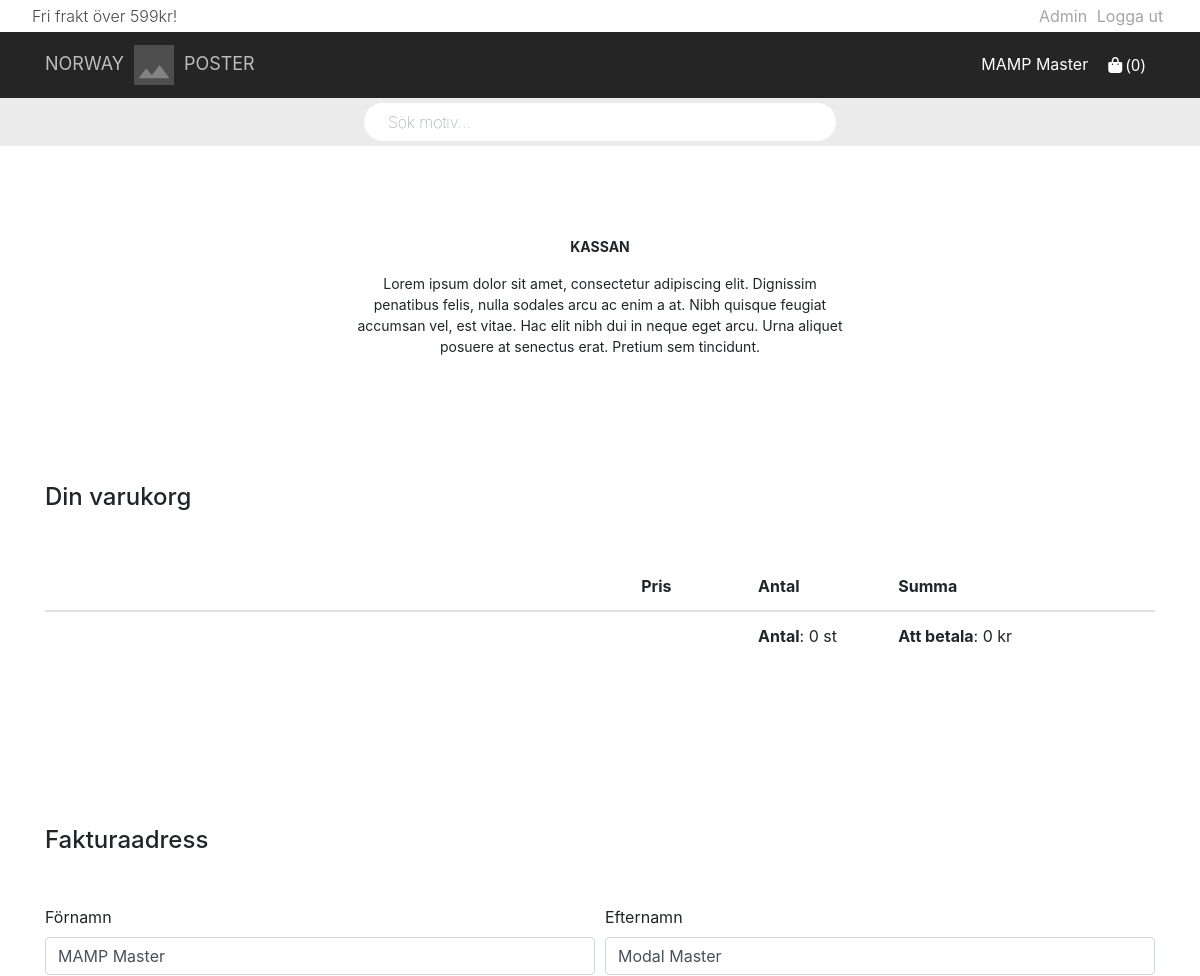
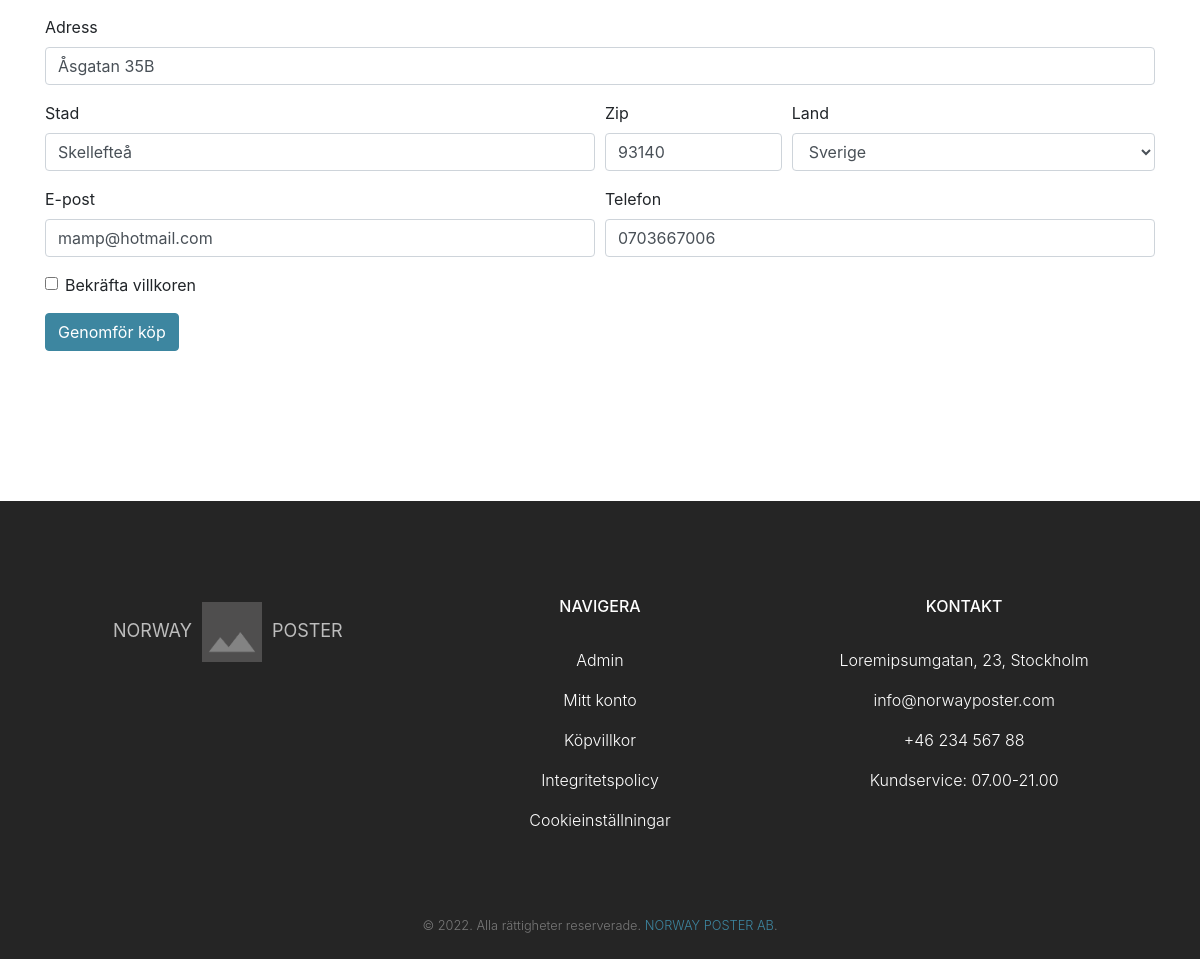
Screenshot of /public/cart/checkout.php (signed in) with the database file from the repository (2 pictures, top to bottom).
### tables this page shows
CREATE TABLE `users` (
  `id` int(11) NOT NULL,
  `first_name` varchar(60) NOT NULL,
  `last_name` varchar(60) NOT NULL,
  `email` varchar(150) NOT NULL,
  `password` varchar(60) NOT NULL,
  `phone` varchar(60) NOT NULL,
  `street` varchar(255) NOT NULL,
  `postal_code` varchar(255) NOT NULL,
  `city` varchar(90) NOT NULL,
  `country` varchar(90) NOT NULL,
  `create_date` timestamp NOT NULL DEFAULT CURRENT_TIMESTAMP
);

### src/config.php (called while the page is built, shortened)
<?php
require(SRC_PATH . '/dbconnect.php');
require(SRC_PATH . '/app/CrudOperations.php');
$userDbHandler = new UserDbHandler($pdo);

### src/app/CrudOperations.php (called while the page is built, shortened)
<?php
class UserDbHandler
{
    public function __construct($pdo)
    {
        $this->pdo = $pdo;
    }
    public function fetchUserByEmail($email)
    {
        $sql = "
        SELECT * FROM users
        WHERE email = :email
        ";
        $stmt = $this->pdo->prepare($sql);
        $stmt->bindParam(':email', $email);
        $stmt->execute();
        return $stmt->fetch();
    }
}

### public/cart/checkout.php (the view, shortened to what this page needs)
<?php
require('../../src/config.php');
?>
<?php include('../layout/header.php'); ?>
<div class="container">
  <div class="row">
    <div class="info">
      <p><b>KASSAN</b></p>
      <p>Lorem ipsum dolor sit amet, consectetur adipiscing elit. Dignissim penatibus felis, nulla sodales arcu ac enim a at. Nibh quisque feugiat accumsan vel, est vitae. Hac elit nibh dui in neque eget arcu. Urna aliquet posuere at senectus erat. Pretium sem tincidunt.
      </p>
    </div>
  </div>
  <div class="container-small">
    <h4>Din varukorg</h4>
    <table class="table table-hover table-checkout">
      <thead>
        <tr>
          <th scope="col" width="140"></th>
          <th scope="col" width="300"></th>
          <th scope="col">Pris</th>
          <th scope="col">Antal</th>
          <th scope="col">Summa</th>
          <th scope="col"></th>
        </tr>
      </thead>
      <tbody>
    <tfoot>
      <tr>
        <td></td>
        <td></td>
        <td></td>
        <td>
          <p class="total-amount"> <b>Antal</b>: <?= $cartTotalItems  ?> st</p>
        </td>
        <td colspan="2">
          <p class="total-price"><b>Att betala</b>: <?= $cartTotalSum ?> kr</p>
        </td>
      </tr>
    </tfoot>
    </table>
  </div>
  <div class="container-small">
    <h4>Fakturaadress</h4>
    <?php
    if (isset($_SESSION['email'])) {
      $user = $userDbHandler->fetchUserByEmail($_SESSION['email']);
    }
    ?>
    <form action="create-order.php" method="POST">
      <div class="form-row">
        <div class="form-group col-md-6">
          <label for="cart_first_name">Förnamn</label>
          <input type="text" class="form-control" name="first_name" id="cart_first_name" value="<?php if (isset($_SESSION['email'])) {
                                                                                                  echo htmlentities($user["first_name"]);
                                                                                                } ?>">
        </div>
        <div class="form-group col-md-6">
          <label for="cart_last_name">Efternamn</label>
          <input type="text" class="form-control" name="last_name" id="cart_last_name" value="<?php if (isset($_SESSION['email'])) {
                                                                                                echo htmlentities($user["last_name"]);
                                                                                              } ?>">
        </div>
      </div>
      <div class="form-group">
        <label for="cart_street">Adress</label>
        <input type="text" class="form-control" name="street" id="cart_street" value="<?php if (isset($_SESSION['email'])) {
                                                                                        echo htmlentities($user["street"]);
                                                                                      } ?>">
      </div>
      <div class="form-row">
        <div class="form-group col-md-6">
          <label for="cart_city">Stad</label>
          <input type="text" class="form-control" name="city" id="cart_city" value="<?php if (isset($_SESSION['email'])) {
                                                                                      echo htmlentities($user["city"]);
                                                                                    } ?>">
        </div>
        <div class="form-group col-md-2">
          <label for="cart_postal_code">Zip</label>
          <input type="text" class="form-control" name="postal_code" id="cart_postal_code" value="<?php if (isset($_SESSION['email'])) {
                                                                                                    echo htmlentities($user["postal_code"]);
                                                                                                  } ?>">
        </div>
        <div class="form-group col-md-4">
          <label for="cart_country">Land</label>
          <select id="cart_country" class="form-control" name="country" value="<?php if (isset($_SESSION['email'])) {
                                                                                  echo htmlentities($user["country"]);
                                                                                } ?>">
            <option selected>Sverige</option>
          </select>
        </div>
      </div>
      <div class="form-row">
        <div class="form-group col-md-6">
          <label for="cart_email">E-post</label>
          <input type="text" class="form-control" name="email" id="cart_email" value="<?php if (isset($_SESSION['email'])) {
                                                                                        echo htmlentities($user["email"]);
                                                                                      } ?>">
        </div>
        <div class="form-group col-md-6">
          <label for="cart_phone">Telefon</label>
          <input type="text" class="form-control" name="phone" id="cart_phone" value="<?php if (isset($_SESSION['email'])) {
                                                                                        echo htmlentities($user["phone"]);
                                                                                      } ?>">
        </div>
      </div>
      <div class="form-group">
        <div class="form-check">
          <input class="form-check-input" type="checkbox" name="checkbox" id="gridCheck">
          <label class="form-check-label" for="gridCheck">
            Bekräfta villkoren
          </label>
        </div>
      </div>
      <button type="submit" class="btn btn-primary" name="createOrderBtn">Genomför köp</button>
    </form>
  </div>
</div>
<?php include('../layout/footer.php'); ?>

### public/css/index.css (style rules this page uses)
.info { margin: 90px 0px; width: 500px; text-align: center; font-size: 14px; }
.row { display: flex; flex-direction: row; justify-content: center; margin-bottom: 20px; }

### public/css/global.css (style rules this page uses)
* { margin: 0; padding: 0; box-sizing: border-box; }
.btn-primary { background-color: #3d86a0; border-color:#3d86a0; }
:root { --blue: #3d86a0; --primary: #3d86a0; }

### public/css/checkout.css (style rules this page uses)
.container-small { margin-bottom: 150px; }
.container-small h4 { margin-bottom: 50px; }
.table-checkout thead td, .table-checkout thead th { border-top: none; }
.table-checkout thead tr th:nth-child(1) { width: 10%; }
.table-checkout thead tr th:nth-child(2) { width: 40%; }
.table-checkout thead tr th:nth-child(3) { width: 10%; }
.table-checkout thead tr th:nth-child(4) { width: 12%; }
.table-checkout thead tr th:nth-child(5) { width: 15%; }
.table-checkout thead tr th:nth-child(6) { width: 8%; }

### rows the page displays
users: first_name "MAMP Master", last_name "Modal Master", street "Åsgatan 35B", city "Skellefteå", postal_code "93140", country "Sverige", email "mamp@hotmail.com", phone "0703667006"

### other values shown
$_SESSION['first_name'] "MAMP Master"
$cartTotalItems "0"
$cartTotalSum "0"
